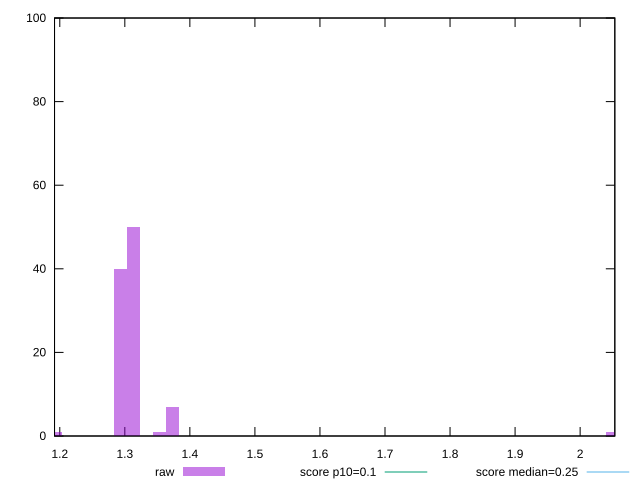

This chart was generated by the following gnuplot code:
reset

$raw <<EOF
1.2936650220775772 40
1.3135675608787707 50
2.04996149652293 1
1.373275177282351 7
1.3533726384811575 1
1.1941523280716098 1
EOF

set key outside below
set boxwidth 0.019902538801193494
set xrange [1.1919325171576605:2.0533377278645832]
set yrange [0:100]
set trange [0:100]
set style fill transparent solid 0.5 noborder

set parametric
set terminal svg size 640, 490 enhanced background rgb 'white'
set output "reprap/cumulative-layout-shift/samples/pages+cached+noexternal/raw/histogram.svg"

plot $raw title "raw" with boxes, \
     0.1,t title "score p10=0.1", \
     0.25,t title "score median=0.25"

reset
